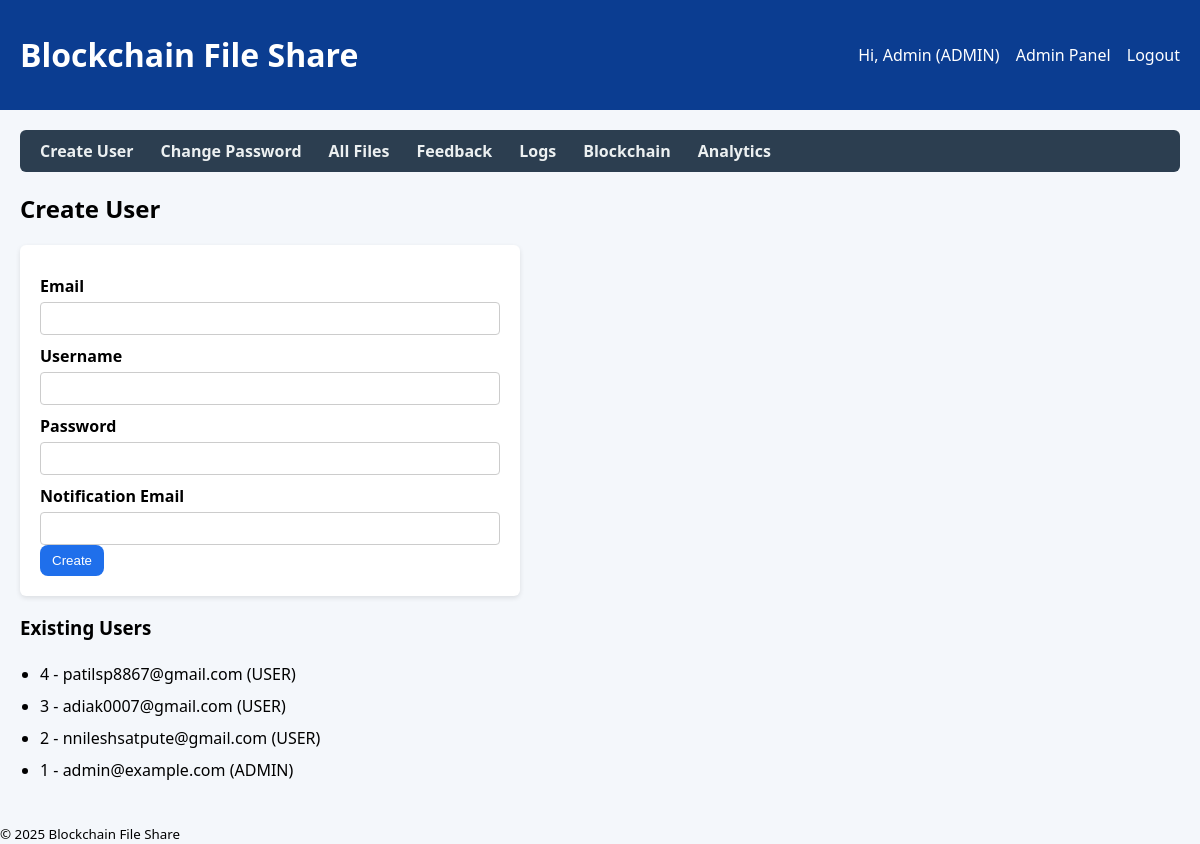
Page /admin/create_user (signed in) on the committed database.
### app/models.py (models this page shows, shortened)
class User(db.Model, UserMixin):
    id = db.Column(db.Integer, primary_key=True)
    email = db.Column(db.String(255), unique=True, nullable=False)
    username = db.Column(db.String(80), nullable=True)
    password_hash = db.Column(db.String(255), nullable=False)
    role = db.Column(db.String(20), default='USER')  # 'ADMIN' or 'USER'
    active = db.Column(db.Boolean, default=True)
    created_at = db.Column(db.DateTime, default=datetime.utcnow)
    notification_email = db.Column(db.String(255), nullable=True)  # where to send notifications

### app/blueprints/admin.py (the view)
@admin_bp.route('/create_user', methods=['GET'])
@login_required
def create_user_page():
    users = User.query.order_by(User.created_at.desc()).all()
    return render_template('admin/create_user.html', users=users)

### app/blueprints/admin.py (called while the page is built)
def admin_required():
    return current_user.is_authenticated and current_user.role == 'ADMIN'

@admin_bp.before_request
def check_admin():
    if request.endpoint and request.endpoint.startswith('admin.'):
        if not admin_required():
            return redirect(url_for('admin.admin_login'))

### app/models.py (called while the page is built)
@login_manager.user_loader
def load_user(user_id):
    return User.query.get(int(user_id))

### app/templates/admin/create_user.html (shortened to what this page needs)
{% extends 'base.html' %}
{% block content %}
<nav class="admin-nav">
  <a href="{{ url_for('admin.create_user_page') }}">Create User</a>
  <a href="{{ url_for('admin.change_password_page') }}">Change Password</a>
  <a href="{{ url_for('admin.all_files_page') }}">All Files</a>
  <a href="{{ url_for('admin.feedback_page') }}">Feedback</a>
  <a href="{{ url_for('admin.logs_page') }}">Logs</a>
  <a href="{{ url_for('admin.chain_page') }}">Blockchain</a>
  <a href="{{ url_for('admin.analytics_page') }}">Analytics</a>
</nav>
<h2>Create User</h2>
<form method="post" action="{{ url_for('admin.create_user') }}" class="form-card">
  <label>Email</label>
  <input name="email" required>
  <label>Username</label>
  <input name="username">
  <label>Password</label>
  <input type="password" name="password" required>
  <label>Notification Email</label>
  <input name="notify_email">
  <button class="btn" type="submit">Create</button>
</form>
<h3>Existing Users</h3>
<ul class="user-list">
  {% for u in users %}
    <li>{{ u.id }} - {{ u.email }} ({{ u.role }})</li>
  {% endfor %}
</ul>
{% endblock %}

### app/templates/base.html
<!doctype html>
<html><head><meta charset="utf-8"><meta name="viewport" content="width=device-width,initial-scale=1"><title>Blockchain File Share</title>
<link rel="stylesheet" href="{{ url_for('static', filename='css/style.css') }}"></head><body>
<header class="topbar"><h1>Blockchain File Share</h1><nav>
  {% if current_user.is_authenticated %}
    <span>Hi, {{ current_user.username or current_user.email }} ({{ current_user.role }})</span>
    {% if current_user.role == 'ADMIN' %}<a href="{{ url_for('admin.create_user_page') }}">Admin Panel</a>{% else %}<a href="{{ url_for('user.upload_page') }}">User Panel</a>{% endif %}
    <a href="{{ url_for('auth.logout') }}">Logout</a>
  {% else %}
    <a href="{{ url_for('auth.login') }}">User Login</a> | <a href="{{ url_for('auth.admin_login') }}">Admin Login</a>
  {% endif %}
</nav></header><main class="container">{% with messages = get_flashed_messages() %}{% if messages %}<ul class="flash">{% for m in messages %}<li>{{ m }}</li>{% endfor %}</ul>{% endif %}{% endwith %}{% block content %}{% endblock %}</main>
<footer class="footer"><small>&copy; 2025 Blockchain File Share</small></footer></body></html>

### app/static/css/style.css (style rules this page uses)
* { box-sizing:border-box }
body { margin:0;font-family:system-ui,-apple-system,Segoe UI,Roboto,Arial;background:#f4f7fb }
header.topbar { display:flex;justify-content:space-between;align-items:center;padding:12px 20px;background:#0b3d91;color:#fff }
header.topbar a { color:#fff;text-decoration:none;margin-left:12px }
main.container { padding:20px }
nav.admin-nav a, nav.user-nav a { margin-right:12px }
button.btn { background:#1f6feb;color:#fff;padding:8px 12px;border-radius:8px;border:none }

### app/templates/admin/create_user.html (style rules this page uses)
.user-nav, .admin-nav { margin-bottom: 20px; background: #2c3e50; padding: 10px 20px; border-radius: 6px; display: flex; justify-content: flex-start; gap: 15px; }
.user-nav a, .admin-nav a { color: #ecf0f1; text-decoration: none; font-weight: bold; }
.form-card { background: #fff; padding: 20px; border-radius: 6px; box-shadow: 0 2px 5px rgba(0,0,0,0.1); max-width: 500px; margin-top: 20px; }
.form-card label { display: block; margin-top: 10px; font-weight: bold; }
.form-card input { width: 100%; padding: 8px; margin-top: 5px; border: 1px solid #ccc; border-radius: 4px; }
.user-list { margin-top: 15px; padding-left: 20px; }
.user-list li { padding: 5px 0; }

### rows in the picture
User: username "Admin", role "ADMIN", id "1", email "admin@example.com"
User: id "4", email "patilsp8867@gmail.com", role "USER"
User: id "3", email "adiak0007@gmail.com", role "USER"
User: id "2", email "nnileshsatpute@gmail.com", role "USER"
